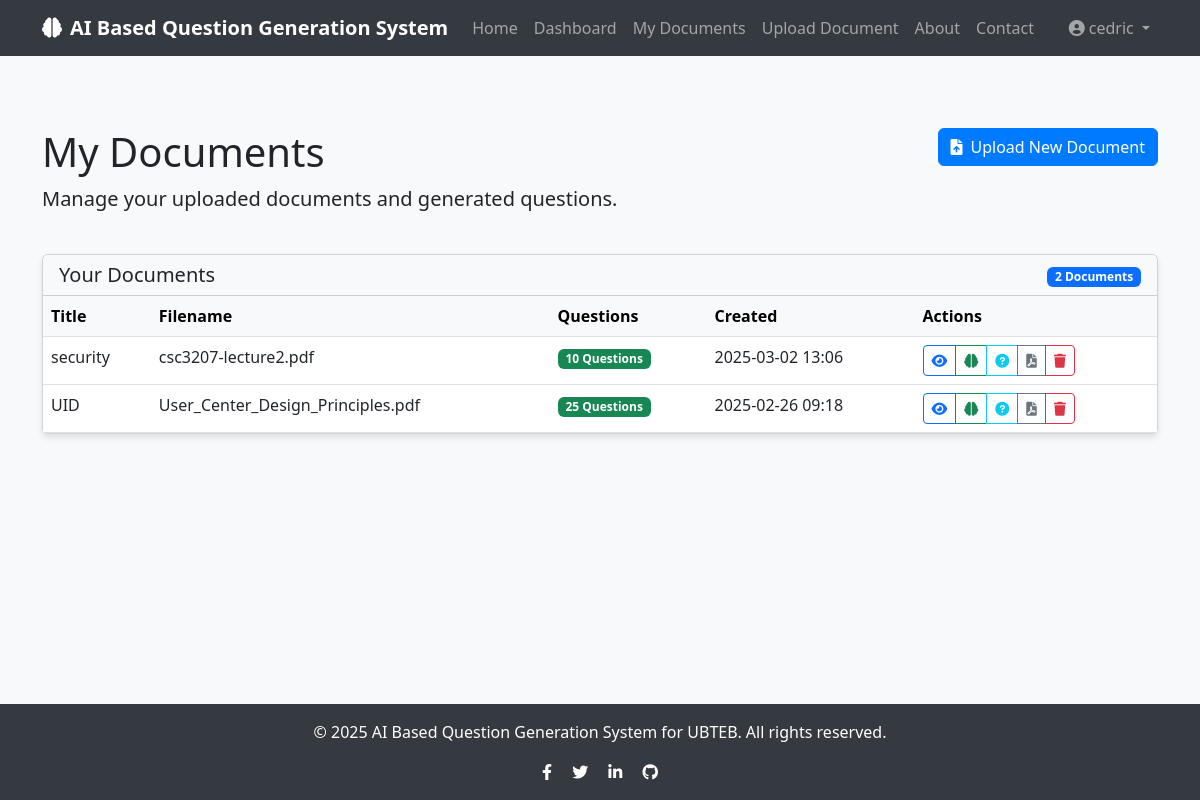
/documents (signed in), run on an earlier commit of the app's database.
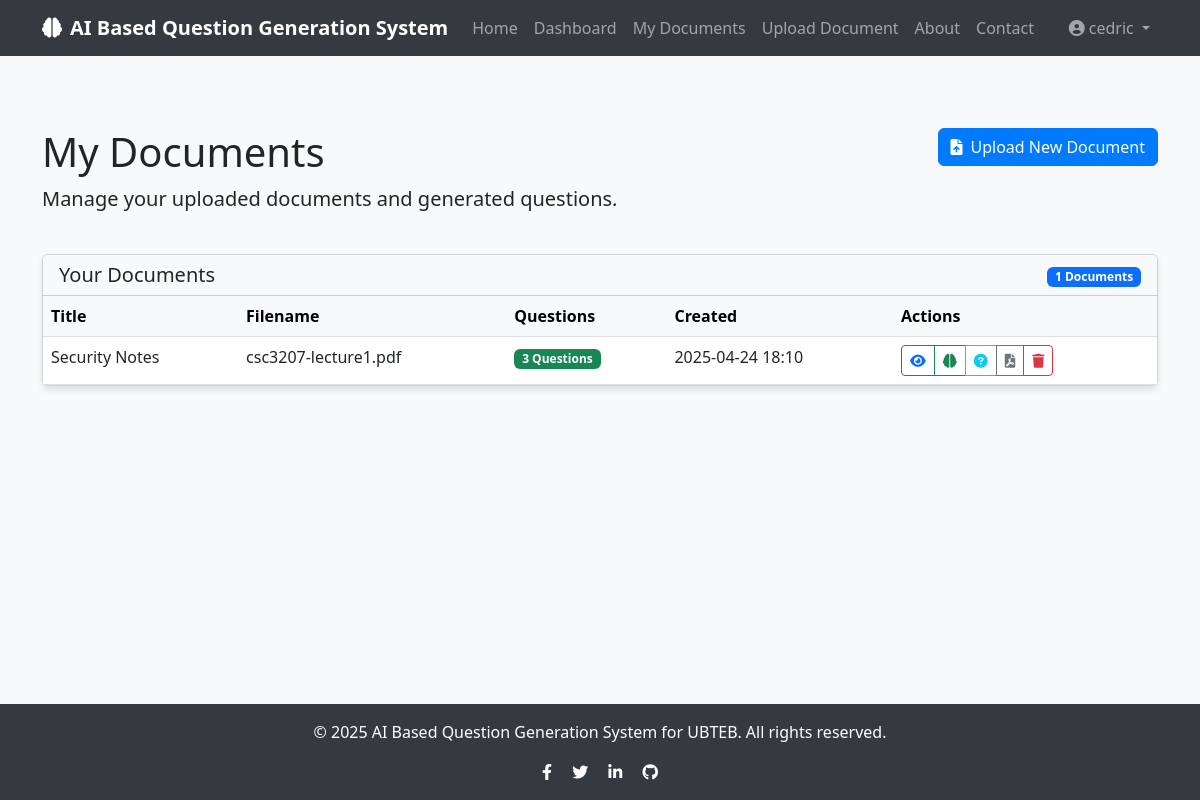
And on a later commit of the database.
### app/models/document.py (models this page shows, shortened)
class Document(db.Model):
    id = db.Column(db.Integer, primary_key=True)
    title = db.Column(db.String(100), nullable=False)
    filename = db.Column(db.String(100), nullable=False)
    file_path = db.Column(db.String(255), nullable=False)
    content = db.Column(db.Text, nullable=False)
    created_at = db.Column(db.DateTime, default=datetime.utcnow)
    user_id = db.Column(db.Integer, db.ForeignKey('user.id'), nullable=False)
    questions = db.relationship('Question', backref='document', lazy=True, cascade="all, delete-orphan")

### app/routes/questions.py (the view)
@questions.route('/documents')
@login_required
def list_documents():
    documents = Document.query.filter_by(user_id=current_user.id).all()
    return render_template('questions/documents.html', documents=documents)

### app/models/user.py (called while the page is built)
@login_manager.user_loader
def load_user(user_id):
    return User.query.get(int(user_id))

### app/templates/questions/documents.html (shortened to what the changed rows need)
{% extends "base.html" %}
{% block content %}
<div class="container py-5">
    <div class="row mb-4">
        <div class="col-md-8">
            <h1>My Documents</h1>
        </div>
    </div>
    {% if documents %}
        <div class="row">
            <div class="col-md-12">
                <div class="card">
                    <div class="card-header bg-light">
                        <div class="row align-items-center">
                            <div class="col">
                                <h5 class="mb-0">Your Documents</h5>
                            </div>
                            <div class="col-auto">
                                <span class="badge bg-primary">{{ documents|length }} Documents</span>
                            </div>
                        </div>
                    </div>
                    <div class="card-body p-0">
                        <div class="table-responsive">
                            <table class="table table-hover mb-0">
                                <thead class="table-light">
                                    <tr>
                                        <th>Title</th>
                                        <th>Filename</th>
                                        <th>Questions</th>
                                        <th>Created</th>
                                        <th>Actions</th>
                                    </tr>
                                </thead>
                                <tbody>
                                    {% for document in documents|sort(attribute='created_at', reverse=True) %}
                                        <tr>
                                            <td>{{ document.title }}</td>
                                            <td>{{ document.filename }}</td>
                                            <td>
                                                {% if document.questions|length > 0 %}
                                                    <span class="badge bg-success">{{ document.questions|length }} Questions</span>
                                                {% else %}
                                                    <span class="badge bg-secondary">No Questions</span>
                                                {% endif %}
                                            </td>
                                            <td>{{ document.created_at.strftime('%Y-%m-%d %H:%M') }}</td>
                                            <td>
                                                <div class="btn-group" role="group">
                                                    <a href="{{ url_for('questions.view_document', document_id=document.id) }}"
                                                       class="btn btn-sm btn-outline-primary"
                                                       title="View Document">
                                                        <i class="fas fa-eye"></i>
                                                    </a>
                                                    <a href="{{ url_for('questions.generate_questions_form', document_id=document.id) }}"
                                                       class="btn btn-sm btn-outline-success"
                                                       title="Generate Questions">
                                                        <i class="fas fa-brain"></i>
                                                    </a>
                                                    {% if document.questions|length > 0 %}
                                                        <a href="{{ url_for('questions.view_questions', document_id=document.id) }}"
                                                           class="btn btn-sm btn-outline-info"
                                                           title="View Questions">
                                                            <i class="fas fa-question-circle"></i>
                                                        </a>
                                                        <a href="{{ url_for('questions.export_questions', document_id=document.id) }}"
                                                           class="btn btn-sm btn-outline-secondary"
                                                           title="Export Questions">
                                                            <i class="fas fa-file-pdf"></i>
                                                        </a>
                                                    {% endif %}
                                                    <button type="button"
                                                            class="btn btn-sm btn-outline-danger delete-doc-btn"
                                                            data-document-id="{{ document.id }}"
                                                            data-document-title="{{ document.title }}"
                                                            title="Delete Document">
                                                        <i class="fas fa-trash"></i>
                                                    </button>
                                                </div>
                                            </td>
                                        </tr>
                                    {% endfor %}
                                </tbody>
                            </table>
                        </div>
                    </div>
                </div>
            </div>
        </div>
    {% endif %}
</div>
{% endblock %}

What changed in the data, as far as the page shows it:
removed Document: title "security", filename "csc3207-lecture2.pdf", questions|length "10", created_at "2025-03-02 13:06"
removed Document: title "UID", filename "User_Center_Design_Principles.pdf", questions|length "25", created_at "2025-02-26 09:18"
added Document: title "Security Notes", filename "csc3207-lecture1.pdf", questions|length "3", created_at "2025-04-24 18:10"
Also different on the page:
{{ documents|length }}: "2" → "1"
